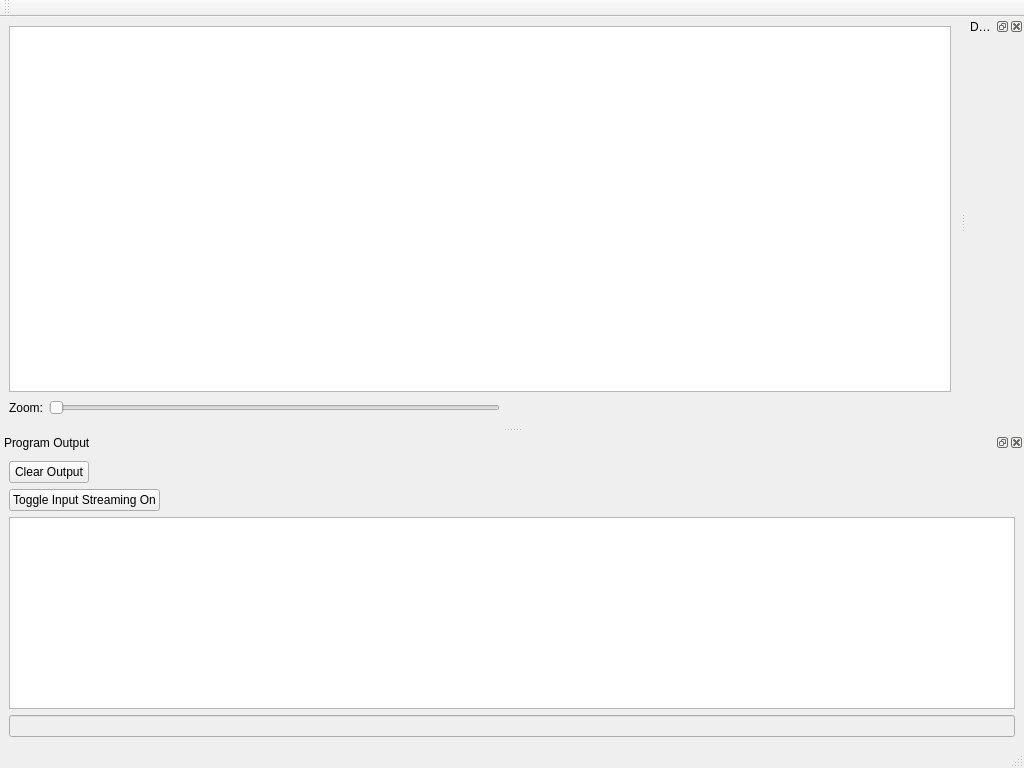
<?xml version="1.0" encoding="UTF-8"?>
<ui version="4.0">
 <class>MainWindow</class>
 <widget class="QMainWindow" name="MainWindow">
  <property name="geometry">
   <rect>
    <x>0</x>
    <y>0</y>
    <width>1024</width>
    <height>768</height>
   </rect>
  </property>
  <property name="windowTitle">
   <string>Piet Creator</string>
  </property>
  <widget class="QWidget" name="centralwidget">
   <layout class="QVBoxLayout" name="verticalLayout_2">
    <item>
     <widget class="QTableView" name="mView">
      <attribute name="horizontalHeaderVisible">
       <bool>true</bool>
      </attribute>
      <attribute name="verticalHeaderVisible">
       <bool>true</bool>
      </attribute>
      <attribute name="verticalHeaderVisible">
       <bool>true</bool>
      </attribute>
      <attribute name="horizontalHeaderVisible">
       <bool>true</bool>
      </attribute>
     </widget>
    </item>
    <item>
     <layout class="QHBoxLayout" name="horizontalLayout" stretch="0,0,0">
      <item>
       <widget class="QLabel" name="label">
        <property name="text">
         <string>Zoom:</string>
        </property>
       </widget>
      </item>
      <item>
       <widget class="QSlider" name="mZoomSlider">
        <property name="minimum">
         <number>4</number>
        </property>
        <property name="maximum">
         <number>32</number>
        </property>
        <property name="orientation">
         <enum>Qt::Horizontal</enum>
        </property>
       </widget>
      </item>
      <item>
       <spacer name="horizontalSpacer">
        <property name="orientation">
         <enum>Qt::Horizontal</enum>
        </property>
        <property name="sizeHint" stdset="0">
         <size>
          <width>40</width>
          <height>20</height>
         </size>
        </property>
       </spacer>
      </item>
     </layout>
    </item>
   </layout>
  </widget>
  <widget class="QMenuBar" name="mMenubar">
   <property name="geometry">
    <rect>
     <x>0</x>
     <y>0</y>
     <width>1024</width>
     <height>22</height>
    </rect>
   </property>
  </widget>
  <widget class="QStatusBar" name="mStatusbar"/>
  <widget class="QToolBar" name="mToolBar">
   <property name="windowTitle">
    <string>toolBar</string>
   </property>
   <attribute name="toolBarArea">
    <enum>TopToolBarArea</enum>
   </attribute>
   <attribute name="toolBarBreak">
    <bool>false</bool>
   </attribute>
  </widget>
  <widget class="QDockWidget" name="dockWidget">
   <property name="sizePolicy">
    <sizepolicy hsizetype="Minimum" vsizetype="Preferred">
     <horstretch>0</horstretch>
     <verstretch>0</verstretch>
    </sizepolicy>
   </property>
   <property name="windowTitle">
    <string>Development Bar</string>
   </property>
   <attribute name="dockWidgetArea">
    <number>2</number>
   </attribute>
   <widget class="QWidget" name="mDockContents">
    <layout class="QVBoxLayout" name="verticalLayout">
     <item>
      <widget class="QStackedWidget" name="mStackedWidget">
       <property name="currentIndex">
        <number>0</number>
       </property>
       <widget class="QWidget" name="mCommandsPage">
        <layout class="QVBoxLayout" name="verticalLayout_4"/>
       </widget>
       <widget class="QWidget" name="mDebugPage">
        <layout class="QVBoxLayout" name="verticalLayout_5"/>
       </widget>
      </widget>
     </item>
    </layout>
   </widget>
  </widget>
  <widget class="QDockWidget" name="dockWidget_2">
   <property name="windowTitle">
    <string>Program Output</string>
   </property>
   <attribute name="dockWidgetArea">
    <number>8</number>
   </attribute>
   <widget class="QWidget" name="dockWidgetContents">
    <layout class="QVBoxLayout" name="verticalLayout_3">
     <item>
      <widget class="QPushButton" name="mClearOutput">
       <property name="sizePolicy">
        <sizepolicy hsizetype="Fixed" vsizetype="Fixed">
         <horstretch>0</horstretch>
         <verstretch>0</verstretch>
        </sizepolicy>
       </property>
       <property name="text">
        <string>Clear Output</string>
       </property>
      </widget>
     </item>
	 <item>
      <widget class="QPushButton" name="mToggleStreamableInput">
       <property name="sizePolicy">
        <sizepolicy hsizetype="Fixed" vsizetype="Fixed">
         <horstretch>0</horstretch>
         <verstretch>0</verstretch>
        </sizepolicy>
       </property>
       <property name="text">
        <string>Toggle Input Streaming On</string>
       </property>
      </widget>
     </item>
     <item>
      <widget class="QPlainTextEdit" name="mTextEdit">
       <property name="font">
        <font>
         <family>Monospace</family>
        </font>
       </property>
       <property name="readOnly">
        <bool>true</bool>
       </property>
       <property name="textInteractionFlags">
        <set>Qt::TextSelectableByKeyboard|Qt::TextSelectableByMouse</set>
       </property>
      </widget>
     </item>
     <item>
      <widget class="QLineEdit" name="mInputEdit">
       <property name="enabled">
        <bool>false</bool>
       </property>
      </widget>
     </item>
    </layout>
   </widget>
  </widget>
  <action name="actionToggleGrid">
   <property name="text">
    <string>Toggle &amp;Grid</string>
   </property>
  </action>
  <action name="actionNew">
   <property name="text">
    <string>&amp;New</string>
   </property>
  </action>
  <action name="actionOpenSource">
   <property name="text">
    <string>&amp;Open…</string>
   </property>
  </action>
  <action name="actionSaveSource">
   <property name="text">
    <string>&amp;Save…</string>
   </property>
  </action>
  <action name="actionExit">
   <property name="text">
    <string>&amp;Quit</string>
   </property>
  </action>
  <action name="actionToggleHeaders">
   <property name="text">
    <string>Toggle &amp;Headers</string>
   </property>
  </action>
 </widget>
 <resources/>
 <connections/>
</ui>
